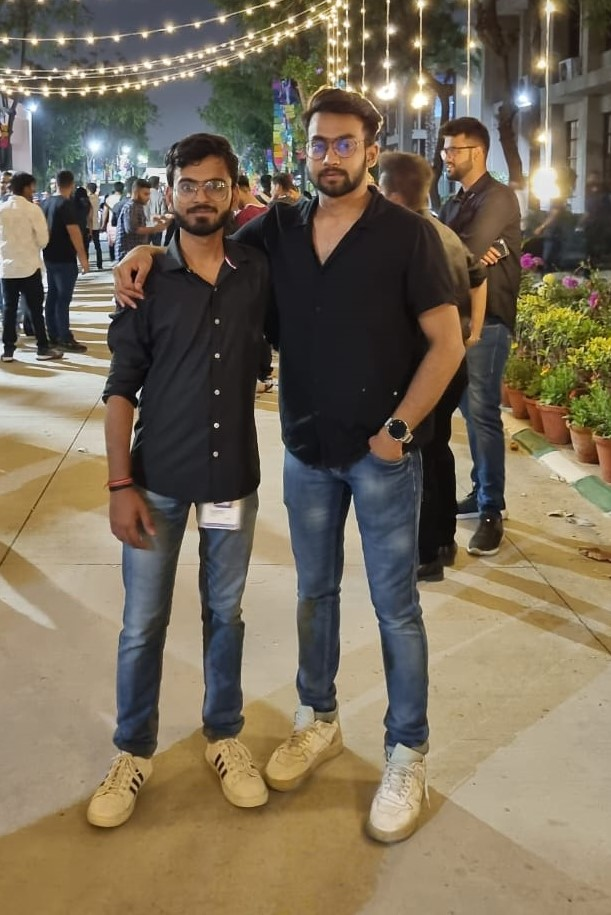
#> input picture photo.jpg, 611 x 915 px
$ python faceimgdec.py
#> lines starting #> are read from the running program, lines starting #| are printed output that depends on the picture; after the words box and inside, x2 and y2 are one past the last pixel; in counts of white or black regions, pixels touching at a corner belong together
import cv2
face_cascade = cv2.CascadeClassifier("haarcascade_frontalface_default.xml")
img = cv2.imread("photo.jpg")
#> img is the input picture: shape (915, 611, 3); mean B, G, R 87.6, 107.1, 119
gray_img = cv2.cvtColor(img, cv2.COLOR_BGR2GRAY)
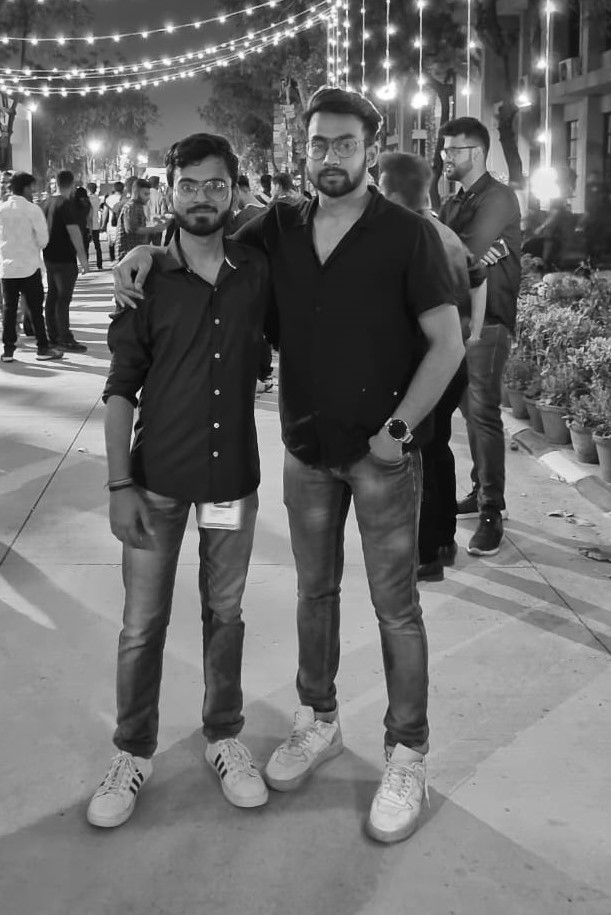
#> gray_img: shape (915, 611); min 0, max 255, mean 108.5

faces = face_cascade.detectMultiScale(gray_img,
                                      scaleFactor=1.09,
                                      minNeighbors=8)
#> faces = [[167, 161, 68, 68], [296, 115, 76, 76]]
# gray img give beter accuracy
# scalefactor and minNeighbor all accuracy dependend
for x, y, w, h in faces:
    img = cv2.rectangle(img, (x, y), (x+w, y+h),
                        (0, 255, 0), 3)  # rgb is bgr in python
#> this loop made 2 passes
#> pass 1, `img = cv2.rectangle(img, (x, y), (x+w, y+h), (0, 255, 0), 3)`:
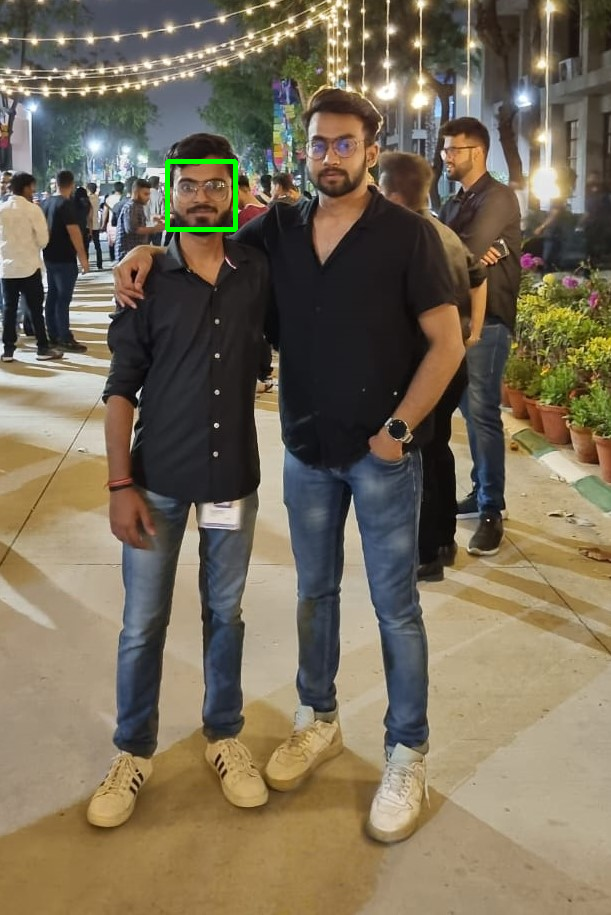
#> img: shape (915, 611, 3); 0.24% of pixels changed, all inside (x1, y1, x2, y2) = (165, 159, 238, 232)
#> pass 2, `img = cv2.rectangle(img, (x, y), (x+w, y+h), (0, 255, 0), 3)`:
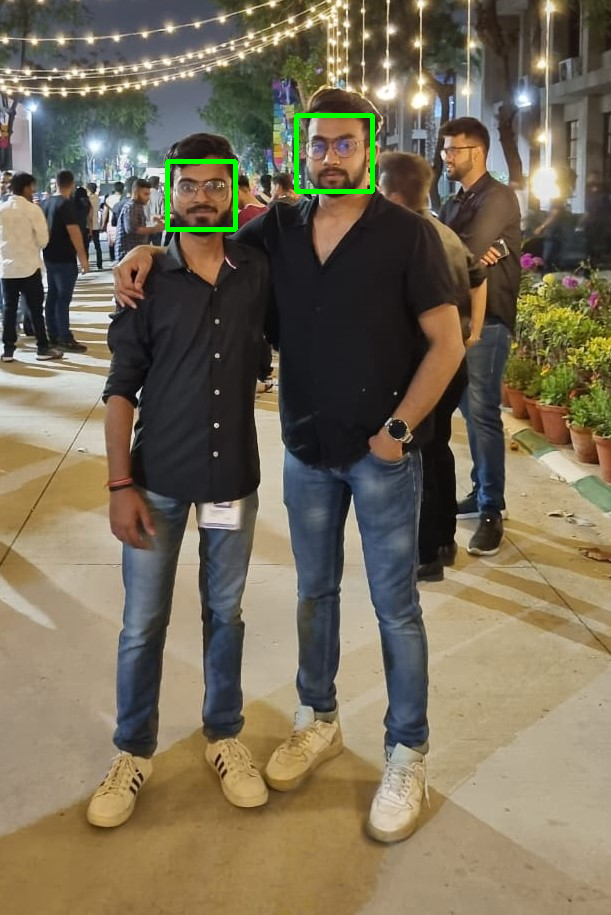
#> img: shape (915, 611, 3); 0.27% of pixels changed, all inside (x1, y1, x2, y2) = (294, 113, 375, 194)
    # rect(<image>,topcorner,bottomleft corner ,<bgr>,thickness)
print(faces)
#| [[167 161  68  68]
#|  [296 115  76  76]]
rimg = cv2.resize(img, (int(img.shape[1]/3), int(img.shape[0]/3)))
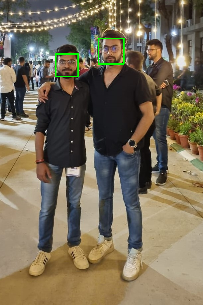
#> rimg: shape (305, 203, 3); mean B, G, R 87.3, 108, 118.6
cv2.imshow("Detected Face", rimg)
cv2.waitKey(3000)
cv2.destroyAllWindows()

$ run again, with ball.jpeg copied over photo.jpg
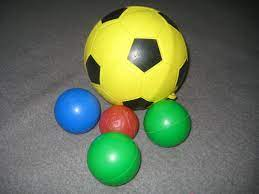
#> input picture ball.jpeg, 259 x 194 px
#> img is the input picture: shape (194, 259, 3); mean B, G, R 90.2, 117.1, 104.4
#> `gray_img = cv2.cvtColor(img, cv2.COLOR_BGR2GRAY)`:
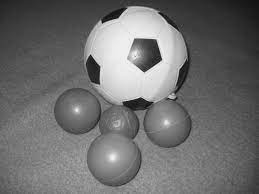
#> gray_img: shape (194, 259); min 3, max 244, mean 110.2
#> faces = ()
#> `rimg = cv2.resize(img, (int(img.shape[1]/3), int(img.shape[0]/3)))`:
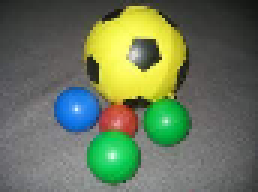
#> rimg: shape (64, 86, 3) (shown 3 times larger); mean B, G, R 90.2, 117.1, 104.3
